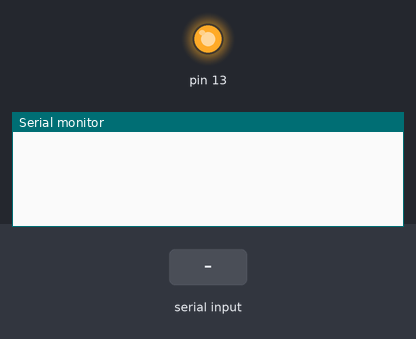
Simulated run of this sketch. Board: Arduino Mega 2560, built with avr-gcc and run on an emulated ATmega2560. On the bench: output pins drawn as LEDs (lit = HIGH), the last lines printed to the serial monitor. Inputs (shaded band) come from the test bench. Random numbers use the default seed unless the sketch sets one.

Above: at 1.2 s.
1.3 s: "1" received over the second serial link
At 2.5 s:
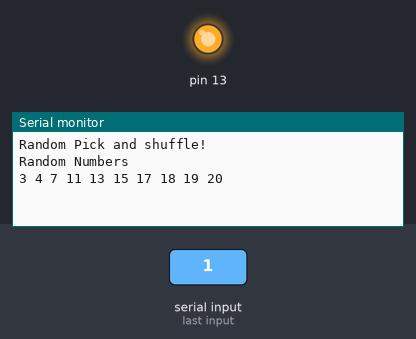
2.8 s: "2" received over the second serial link
At 3.8 s:
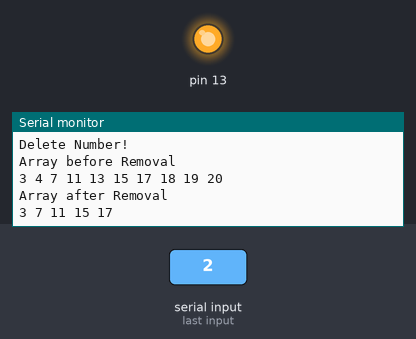

Measured:
- after the input at 1.3 s, the serial monitor: prints a new line at once (image 1)
- after the input at 2.8 s, the serial monitor: prints a new line at once (image 2)

The sketch:

Receiver.ino
```cpp
#include <SoftwareSerial.h>

int randNumber;
int randDelete;
int seedForRandom = 42;
int a[20];
int b[10];
int originalArraySize = 20;
int sizeAfterDeduct = 10;
int finalSize = 5;

void setup() {

    Serial.begin(115200);
    //delay(2000);
    Serial1.begin(9600);
    pinMode(13,OUTPUT);
    digitalWrite(13, HIGH);
    randomSeed(seedForRandom);
    assignArray(originalArraySize);

}

void loop() {

    if (Serial1.available() > 0)//Get the number of bytes (characters) available for reading from the serial port. This is data that’s already arrived and stored in the serial receive buffer (which holds 64 bytes).
    {
      action(char(Serial1.read()));


    }
}

void action(char number){

    if(number == '1'){randomPick();}
    else if(number == '2'){randomDelete();}
}

void randomPick(){

    Serial.println("");
    Serial.println("Random Pick and shuffle!");
    int j = originalArraySize;
    for(int i = 0; i < sizeAfterDeduct; i++){                       // randomly select 10 numbers and put in array b
      randNumber = random(0, j);
      b[i] = a[randNumber];
      for(int k = randNumber; k < j; k++){
        if(k != j){
         a[k] = a[k + 1];
        }
      }
      j -= 1;
    }

    bubbleSort();                                                    //Sorting
    Serial.println("Random Numbers ");
    printArray('b', sizeAfterDeduct);
    for(int i = sizeAfterDeduct; i < originalArraySize; i++){       //merge
      a[i] = b[i - sizeAfterDeduct];
    }
}

void randomDelete(){                                                 //select 5 final numbers from array b

    Serial.println("");
    Serial.println("Delete Number!");
    Serial.println("Array before Removal");
    printArray('b', sizeAfterDeduct);
    int j = sizeAfterDeduct;
    for(int k = 0; k < finalSize; k++){
      randDelete = random(0, j);// random delete
      for(int i = randDelete; i < j; i++){
        if(randDelete != i){ b[i] = b[i + 1]; }
      }
      j -= 1;
    }
    Serial.println("Array after Removal");
    printArray('b', finalSize);
}

void bubbleSort(){
  int temp;
  for(int i = 0; i < sizeAfterDeduct; i++){
    for(int j = 0; j < sizeAfterDeduct - 1; j++){
      if(b[j + 1] < b[j]){
        temp = b[j];
        b[j] = b[j + 1];
        b[j + 1] = temp;
      }
    }
  }
}

void assignArray(int originalArraySize){                  //array a size
  for(int i = 0; i < originalArraySize; i++){
    a[i] = i + 1;
  }
}

void printArray(char arrayName, int arraySize){         // print out array
  if(arrayName == 'a'){
    //Serial.println("array a ");
    for(int counter1 = 0; counter1 < arraySize; counter1++){
      Serial.print(a[counter1]);
      Serial.print(" ");
    }
    Serial.println("");
  }
  else if(arrayName == 'b'){
    for(int counter2 = 0; counter2 < arraySize; counter2++){
      Serial.print(b[counter2]);
      Serial.print(" ");
    }
    Serial.println("");
  }
}
```
